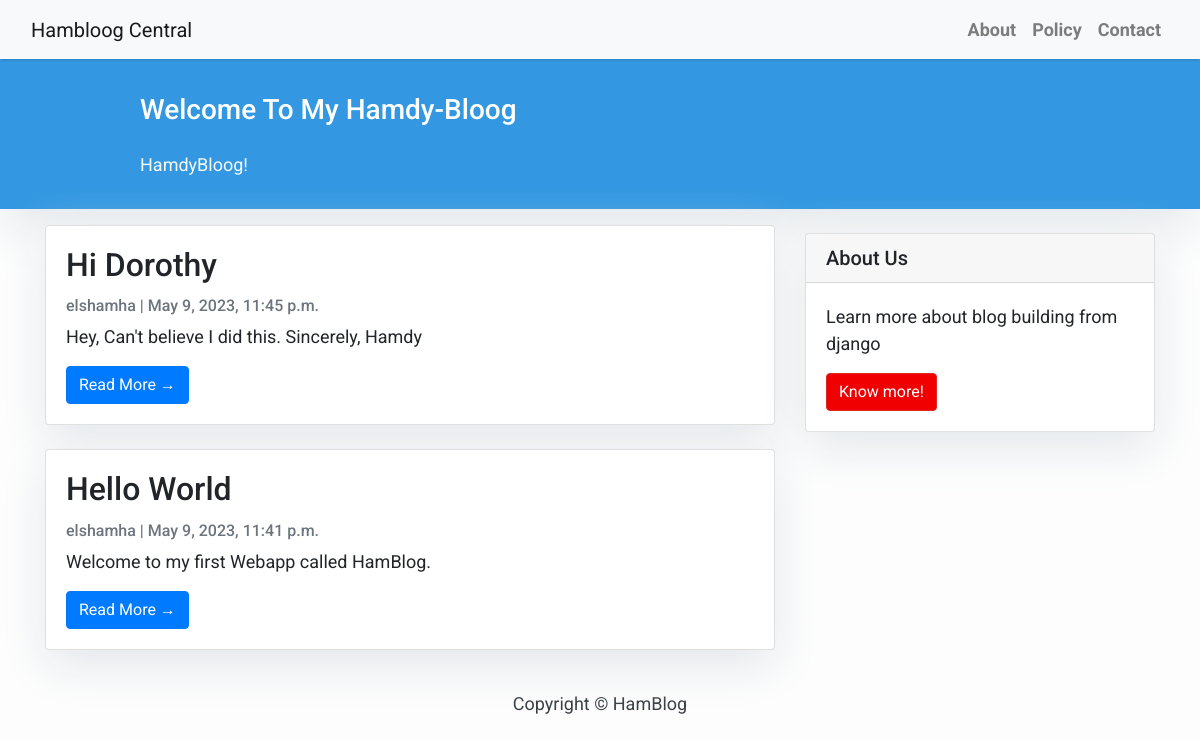
The page / on the database its author committed.
### bloogapp/models.py (models this page shows, shortened)
class Post(models.Model):
    title = models.CharField(max_length=200, unique=True)
    slug = models.SlugField(max_length=200, unique=True)
    author = models.ForeignKey(User, on_delete= models.CASCADE,related_name='blog_posts')
    updated_on = models.DateTimeField(auto_now= True)
    content = models.TextField()
    created_on = models.DateTimeField(auto_now_add=True)
    status = models.IntegerField(choices=STATUS, default=0)
    class Meta:
        ordering = ['-created_on']

### bloogapp/views.py (the view)
# urls.py: path('', views.PostList.as_view(), name='home'),
class PostList(generic.ListView):
    queryset = Post.objects.filter(status=1).order_by('-created_on')
    template_name = 'index.html'

### templates/index.html (shortened to what this page needs)
{% extends "base.html" %}
{%block content%}
<header class="masthead">
    <div class="container">
        <div class="row">
            <div class=" col-md-8 col-md-10 mx-auto">
                <div class="site-heading">
                    <h3 class=" site-heading my-4 mt-3 text-white"> Welcome To My Hamdy-Bloog </h3>
                    <p class="text-light">HamdyBloog! &nbsp
                    </p>
                </div>
            </div>
        </div>
    </div>
</header>
<div class="container">
    <div class="row">
        <div class="col-md-8 mt-3 left">
            {% for post in post_list %}
            <div class="card mb-4">
                <div class="card-body">
                    <h2 class="card-title">{{ post.title }}</h2>
                    <p class="card-text text-muted h6">{{ post.author }} | {{ post.created_on}} </p>
                    <p class="card-text">{{post.content|slice:":200" }}</p>
                    <a href="{% url 'post_detail' post.slug  %}" class="btn btn-primary">Read More &rarr;</a>
                </div>
            </div>
            {% endfor %}
        </div>
        {% block sidebar %} {% include 'sidebar.html' %} {% endblock sidebar %}
    </div>
</div>
{%endblock%}

### templates/base.html (shortened to what this page needs)
<!DOCTYPE html>
<html>
    <head>
        <link rel="stylesheet" href="https://maxcdn.bootstrapcdn.com/bootstrap/4.0.0/css/bootstrap.min.css"
 />
    </head>
    <body>
        <nav class="navbar navbar-expand-lg navbar-light bg-light shadow" id="mainNav">
            <div class="container-fluid">
                <a class="navbar-brand" href="{% url 'home' %}">Hambloog Central</a>
                <div class="collapse navbar-collapse" id="navbarResponsive">
                    <ul class="navbar-nav ml-auto">
                        <li class="nav-item text-black">
                            <a class="nav-link text-black font-weight-bold" href="#">About</a>
                        </li>
                        <li class="nav-item text-black">
                            <a class="nav-link text-black font-weight-bold" href="#">Policy</a>
                        </li>
                        <li class="nav-item text-black">
                            <a class="nav-link text-black font-weight-bold" href="#">Contact</a>
                        </li>
                    </ul>
                </div>
            </div>
        </nav>
        {% block content %}{% endblock content %}
        <footer class="py-3 bg-grey">
            <p class="m-0 text-dark text-center ">Copyright &copy; HamBlog</p>
        </footer>
    </body>
</html>

### templates/sidebar.html (shortened to what this page needs)
{% block sidebar %}
<div class="col-md-4 float-right ">
<div class="card my-4">
        <h5 class="card-header">About Us</h5>
    <div class="card-body">
        <p class="card-text">Learn more about blog building from django</p>
        <a href="https://djangocentral.com/building-a-blog-application-with-django"
           class="btn btn-danger">Know more!</a>
    </div>
</div>
</div>
{% endblock sidebar %}

### templates/base.html (style rules this page uses)
body { font-family: "Roboto", sans-serif; font-size: 17px; background-color: #fdfdfd; }
.shadow { box-shadow: 0 4px 2px -2px rgba(0, 0, 0, 0.1); }
.btn-danger { color: #fff; background-color: #f00000; border-color: #dc281e; }
.masthead { background: #3398E1; height: auto; padding-bottom: 15px; box-shadow: 0 16px 48px #E3E7EB; padding-top: 10px; }

### templates/index.html (style rules this page uses)
body { font-family: "Roboto", sans-serif; font-size: 18px; background-color: #fdfdfd; }
.card { box-shadow: 0 16px 48px #E3E7EB; }

### templates/sidebar.html (style rules this page uses)
.card { box-shadow: 0 16px 48px #E3E7EB; }

### rows shown on the page
Post: title "Hi Dorothy", author "elshamha", created_on "May 9, 2023, 11:45 p.m.", content "Hey, Can't believe I did this. Sincerely, Hamdy"
Post: title "Hello World", author "elshamha", created_on "May 9, 2023, 11:41 p.m.", content "Welcome to my first Webapp called HamBlog."
